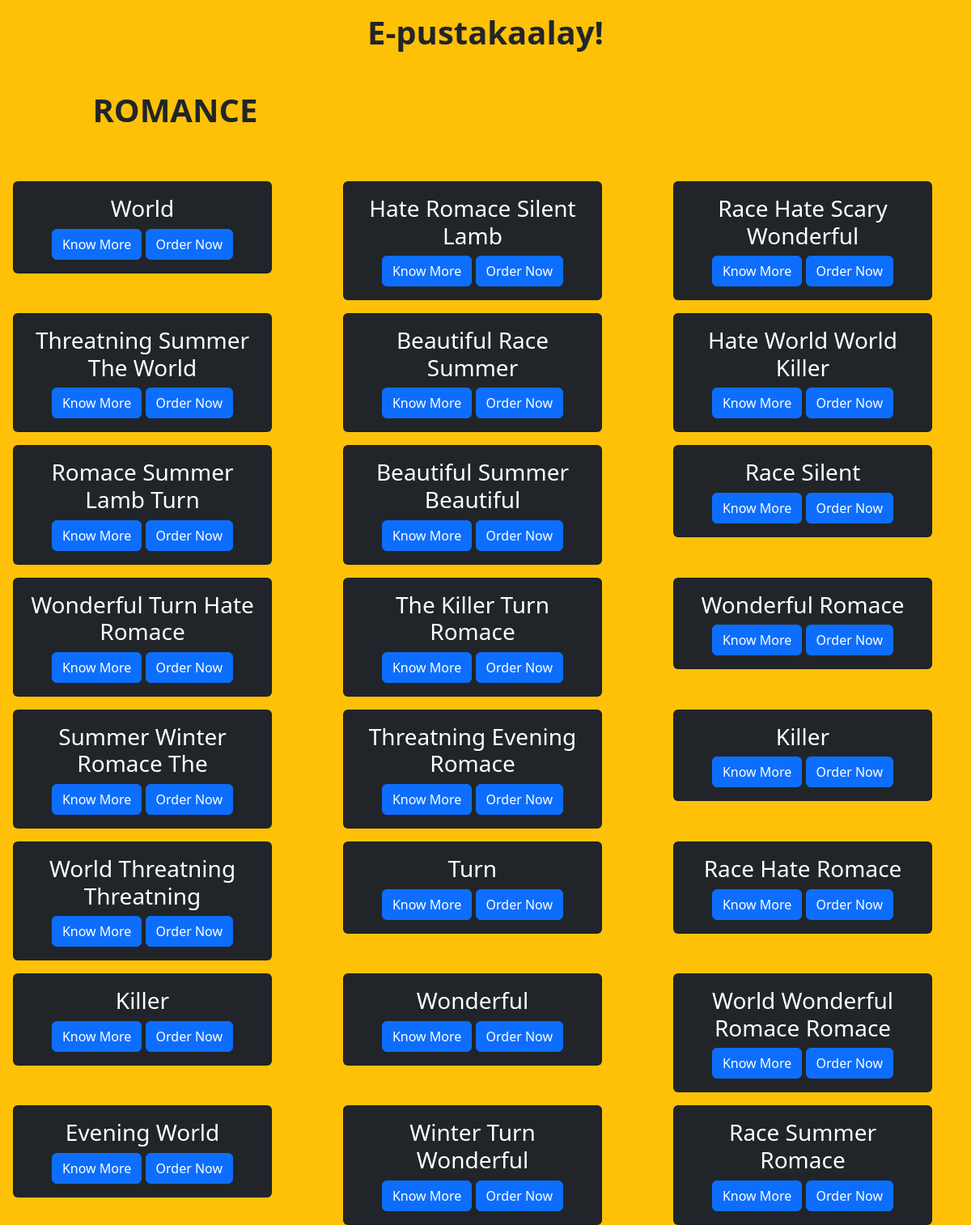
The page /genre/romance on the database its author committed.
### management/models.py (models this page shows)
class Book(models.Model) :
    bookId = models.CharField(max_length=10, primary_key=True)
    bookName = models.CharField(max_length=50)
    genres = models.CharField(max_length=50, default='NIL')
    copies = models.IntegerField()
    def get_absolute_url(self):
        return reverse("manageapp:book_info", kwargs={"bid": self.bookId})

### user/views.py (the view)
# urls.py: path('genre/<slug:genre>', views.book_by_genre, name="book_genre"),
def book_by_genre(request, genre) :
    context = {"fin" : {genre : Book.objects.filter(genres=genre)}}
    return render(request, 'user/genre_book.html', context)

### user/templates/user/genre_book.html (shortened to what this page needs)
<!DOCTYPE html>
<html lang="en">
	<head>
		<link
			href="https://cdn.jsdelivr.net/npm/bootstrap@5.3.0-alpha1/dist/css/bootstrap.min.css"
			rel="stylesheet"
		/>
	</head>
	<body class="bg-warning">
		<h1 class="text-center mt-3 mb-5 fw-bold ">E-pustakaalay!</h1>
		{% for gen,boo in fin.items %}
		<div class="text-center">
			<h1 class="text-start text-uppercase fw-bold mt-5 mb-5">
				&nbsp;&nbsp;&nbsp;&nbsp;&nbsp;&nbsp;&nbsp;&nbsp;&nbsp;&nbsp;&nbsp;{{gen}}
			</h1>
			<div class="row">
				{% for bo in boo %}
				<div class="col">
					<div class="card text-bg-dark mt-3 ms-3" style="width: 20rem">
						<div class="card-body">
							<h3 class="card-text">{{bo.bookName}}</h3>
							<a href="{{bo.get_absolute_url}}" class="btn btn-primary"
								>Know More</a
							>
							<a href="{{bo.get_absolute_url}}" class="btn btn-primary"
								>Order Now</a
							>
						</div>
					</div>
				</div>
				{% endfor %}
			</div>
		</div>
		{% endfor %}
	</body>
</html>

### rows shown on the page
Book: bookName "World"
Book: bookName "Hate Romace Silent Lamb"
Book: bookName "Race Hate Scary Wonderful"
Book: bookName "Threatning Summer The World"
Book: bookName "Beautiful Race Summer"
Book: bookName "Hate World World Killer"
Book: bookName "Romace Summer Lamb Turn"
Book: bookName "Beautiful Summer Beautiful"
Book: bookName "Race Silent"
Book: bookName "Wonderful Turn Hate Romace"
Book: bookName "The Killer Turn Romace"
Book: bookName "Wonderful Romace"
Book: bookName "Summer Winter Romace The"
Book: bookName "Threatning Evening Romace"
Book: bookName "Killer"
Book: bookName "World Threatning Threatning"
Book: bookName "Turn"
Book: bookName "Race Hate Romace"
Book: bookName "Killer"
Book: bookName "Wonderful"
Book: bookName "World Wonderful Romace Romace"
Book: bookName "Evening World"
Book: bookName "Winter Turn Wonderful"
Book: bookName "Race Summer Romace"

### other values the page prints
{{ gen }} "ROMANCE"
